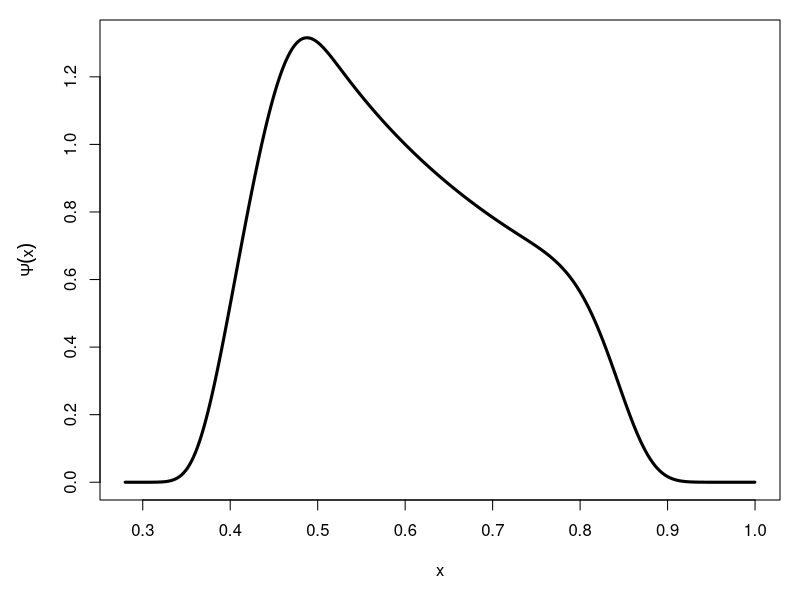
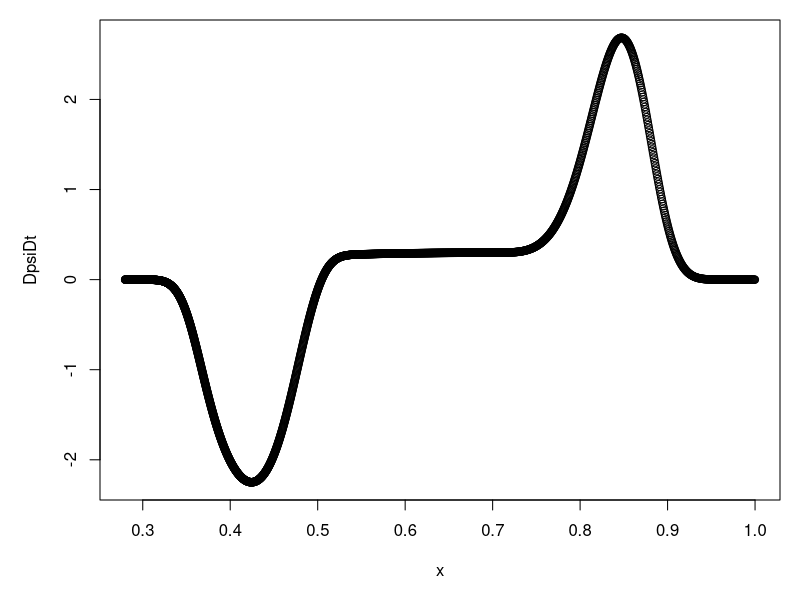
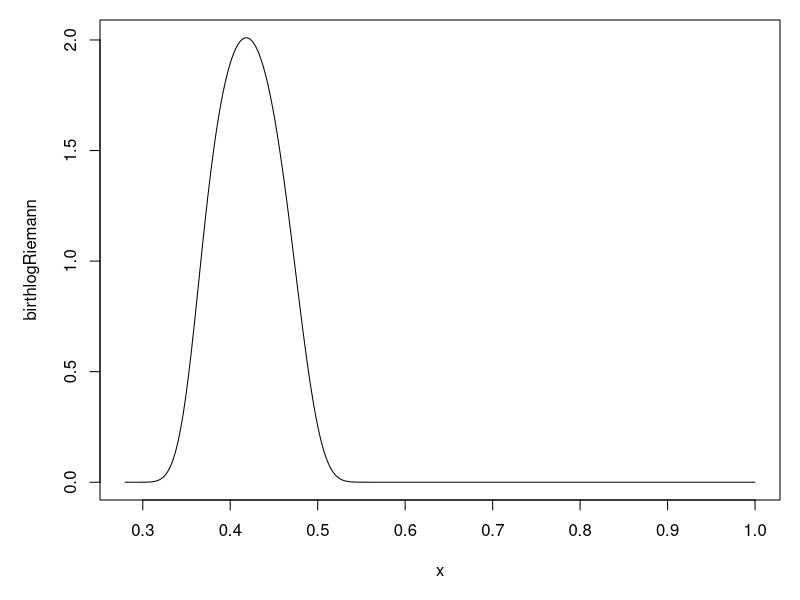
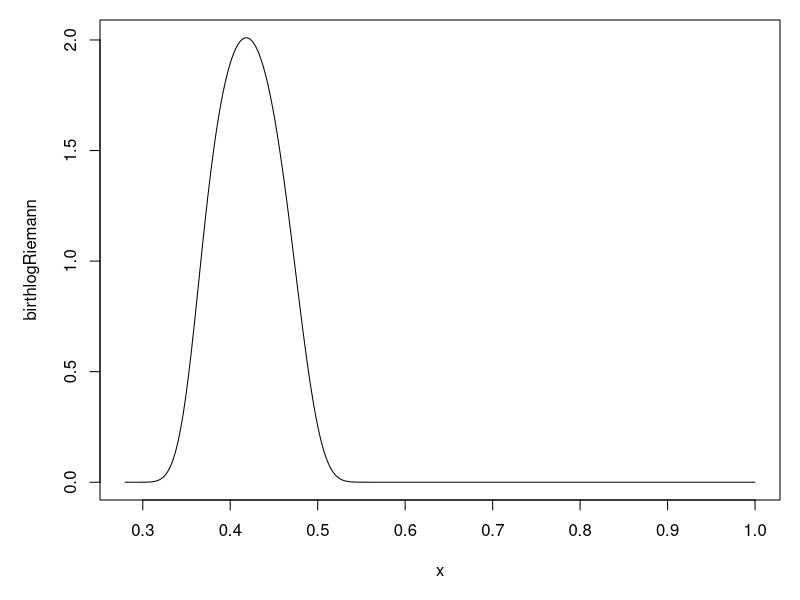
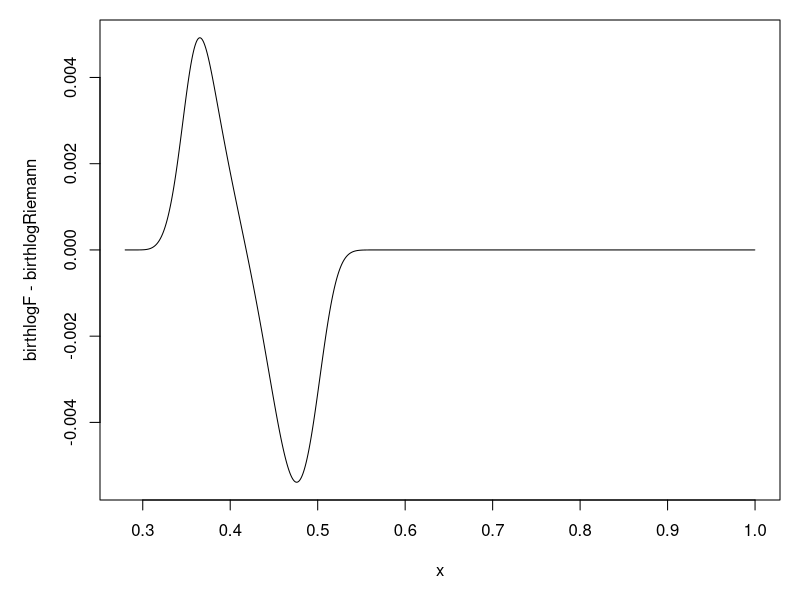

R code for these plots, in order:
library("Matrix")

intx <- function(f, x) {
    # Use trapezoidal rule for integration
    #
    # Args:
    #   f: value of function at points given by x
    #   x: the points at which the function values are given. Needs to be in
    #      either increasing or decreasing order.
    #
    # Returns:
    #   vector of values of integral over f at points given by x
    #
    # The integration starts at the first value in x, so first
    # value in the returned vector is zero.
    
    idx <- 1:(length(f)-1)
    dx <- abs(diff(x))
    return(c(0,cumsum((f[idx]+f[idx+1])*dx[idx]/2)))
}

# Set parameters
a <- 0.7; b <- 0.5; 
alpha <- 0.85; beta <- 1;
xa <- 0.7;  # threshold for duplication
delta <- 0.2  # width of offspring size distribution

xp <- 0.5 + delta/2  # x_+ is maximum size of offspring
xmin <- xa*(1-delta)/2  # Smallest possible cell size

Nx <- 2047  # Choose number of steps
uselog <- TRUE
if (uselog) {
    y <- seq(log(xmin), 0, length.out = Nx+1)
    x <- exp(y)
    # We rescale x to make sure it includes the point xp
    x <- x/min(x[x>=xp])*xp
    
} else {
    x <- seq(xmin, 1, length.out = Nx+1)
    # We will shift x to make sure it includes the point xp
    x <- x - min(x[x>=xp]) + xp
}

# Growth rate
g <- a*x^alpha-b*x^beta

q <- function(x) {
    # Make q nonzero only between (1-delta)/2 and (1+delta)/2
    # Here we use a smooth bump function
    qr <- exp(-1/(1-(2/delta*(x-1/2))^2))/0.444*2/delta
    qr[abs(x-0.5)>=delta/2] <- 0  # Note that we need >= instead of just >
    # to avoid the singularity in the argument to the exponential
    
    # Use the following two lines if you want a step function
    # qr <- rep(0, length(x))
    # qr[abs(x-0.5)<delta/2] <- 1/delta
    
    return(qr)
}

# Use a k that stays finite but is large enough to ensure that
# almost all cells duplicate before reaching x=1
k <- 10000*(x-xa)^4
k[x<xa] <- 0

p <- function(m0) {
    # Calculate the steady-state solution
    #
    # Args:
    #   m0: scalar giving the constant mortality rate
    #
    # Returns:
    #   List containing the solution and the integral over h/e 
    #   For the correct value of m0 that integral will be equal to 1
    
    # Use constant mortality 
    m <- rep_len(m0, length(x))
    
    # Calculate e(x)
    ep <- (k+m)/g
    # First calculate for x < xp
    es <- rev(intx(rev(ep[x<=xp]), rev(x[x<=xp])))
    # then for x >= xp
    el <- -intx(ep[x>=xp], x[x>=xp])
    # and put the results together
    e <- exp(c(es[-length(es)], el))
    
    # Calculate h(x)
    # TODO: Want to convert this to using spectral methods when the steps
    # are logarithmic
    hp <- k*e/g
    hp[x<xa] <- 0
    h <- rep_len(0, length(x))
    for (i in 1:length(x)) {
        h[i] <- 2*intx(hp*q(x[i]/x)/x, x)[length(x)-1]
    }
    
    # Calculate Theta in eq.(4.21). Because h/e is zero beyond x=xp, we simply
    # integrate up to x=1. Then Theta is automatically 1 for x>xp when the
    # boundary condition (4.18) is satisfied.
    he <- h/e
    he[e==0] <- 0  # Removes the infinity from division by zero
    Theta <- intx(he, x) 
    # The boundary condition (4.18) is satisfied iff b=1
    b <- Theta[length(x)]
    
    # Use eq.(4.20) to calculate the solution.
    Psi <- g[x==xp]*e*Theta/g
    
    return(list(Psi, b))
}

# Find the mortality rate constant that satisfies the boundary condition
# in eq. (4.18)
m0 <- uniroot(function(m0) p(m0)[[2]]-1, lower=0.05, upper=10)[["root"]]

# Calculate the solution
psi <- p(m0)[[1]]
# Plot the solution
par(mar=c(5,5,1,1))
plot(x, psi, type="l", lwd=3,
     xlab="x", ylab=expression(Psi(x)))


###################### new code addition is below ##################

write(x,"solnsteplogx2.txt");
write(psi,"solnsteplogy2.txt");

#write(x,"solxRnewfun.txt");
#write(psi,"solyRnewfun.txt");
m0


#Get space step size (this only works when uselog==FALSE)

dx=x[2]-x[1]


#Use Riemann sum to work out birth term


birthterm <-sapply(x, function(w) 2*dx*sum(k*psi*sapply(w/x,q)/(x)))





#Use central differencing, assuming Z is zero at either end


#centraldiffwZeroes2 <- function(Z,dx){
#  outputtt <- rep(0,length(Z));
#  for (i in 1:length(Z)) {
#    outputtt[i] <- if (i==1) {
#      0
#    } else {
#      if (i==length(Z)) {
#        0
#      } else {
#        (Z[i+1]-Z[i-1])/(2*dx)
#      }
#    }
#  }
#return(outputtt)
#}

# compute linear term equal to minus psi(k(w)+m)

linterm <- -k*psi-m0*psi


#Make 4th order differentiation matrix D for computing growth term

NNN=length(x);
D <- sparseMatrix((1:NNN), c((2:NNN),1), x = 2*rep(1, NNN)/3)-sparseMatrix((1:NNN), c((3:NNN),1,2), x = rep(1, NNN)/12)
D <- (D-t(D))/dx;

#Multilply g*psi by D to get growth term

growthterm <- -D %*% (g*psi)
#Manually set growth term to zero for extreme w values

growthterm[1] <-0
growthterm[2] <-0
#growthterm[length(growthterm3)] <-0
#growthterm[length(growthterm3)-1] <-0

#growthterm[length(growthterm3)-2] <-0
#growthterm[length(growthterm3)-3] <-0


#note since it is a 4th order method, it may not be handelling the boundaries properly


#pde rhs is sum of birth, growth and linear terms

DpsiDt <- birthterm+growthterm+linterm

plot(x,DpsiDt)





######################computing birth term using Riemann sum################

xvals=log(x);
dxlog=xvals[2]-xvals[1]

# Really I should discard the last term when computing Riemann sum, but I think
# this term is zero anyway

birthlogRiemann=sapply(x, function(xchosen) 2*dxlog*sum(k*psi*q(xchosen/x)))

plot(x, birthlogRiemann, type="l")

############################################# computing birth term using fft #############


Fq=fft(sapply(xvals, function(xchosen) q(exp(xchosen))))
Fkpsi=fft(k*psi)

### I should discard the last term again, also I should pad, but I have tried playing around with padding, and not seen much difference. 

birthlogF=2*dxlog*Re(fft(Fq*Fkpsi, inverse = TRUE)/(length(xvals)))

plot(x, birthlogRiemann, type="l")
plot(x, birthlogF-birthlogRiemann, type="l")





